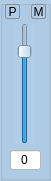
      <widget class="QGroupBox" name="groupBox_13">
       <property name="geometry">
        <rect>
         <x>230</x>
         <y>390</y>
         <width>51</width>
         <height>181</height>
        </rect>
       </property>
       <property name="styleSheet">
        <string notr="true">background-color: rgb(177, 204, 231);</string>
       </property>
       <property name="title">
        <string/>
       </property>
       <widget class="QSlider" name="gain2Slider">
        <property name="geometry">
         <rect>
          <x>15</x>
          <y>23</y>
          <width>20</width>
          <height>121</height>
         </rect>
        </property>
        <property name="minimum">
         <number>-100</number>
        </property>
        <property name="maximum">
         <number>24</number>
        </property>
        <property name="orientation">
         <enum>Qt::Vertical</enum>
        </property>
       </widget>
       <widget class="QLineEdit" name="gain2Value">
        <property name="geometry">
         <rect>
          <x>10</x>
          <y>150</y>
          <width>31</width>
          <height>20</height>
         </rect>
        </property>
        <property name="styleSheet">
         <string notr="true">background-color: rgb(255, 255, 255);</string>
        </property>
        <property name="text">
         <string>0</string>
        </property>
        <property name="alignment">
         <set>Qt::AlignCenter</set>
        </property>
       </widget>
       <widget class="QPushButton" name="gain2P">
        <property name="geometry">
         <rect>
          <x>5</x>
          <y>4</y>
          <width>15</width>
          <height>15</height>
         </rect>
        </property>
        <property name="focusPolicy">
         <enum>Qt::NoFocus</enum>
        </property>
        <property name="styleSheet">
         <string notr="true">QPushButton {
     border: 1px solid #8f8f91;
     border-radius: 2px;
     background-color: qlineargradient(x1: 0, y1: 0, x2: 0, y2: 1,
                                       stop: 0 #f6f7fa, stop: 1 #dadbde);
 }

 QPushButton:pressed {
     background-color: qlineargradient(x1: 0, y1: 0, x2: 0, y2: 1,
                                       stop: 0 #dadbde, stop: 1 #f6f7fa);
 }
QPushButton:checked{
	background-color: rgb(255, 255, 0);
}</string>
        </property>
        <property name="text">
         <string>P</string>
        </property>
        <property name="checkable">
         <bool>true</bool>
        </property>
       </widget>
       <widget class="QPushButton" name="gain2M">
        <property name="geometry">
         <rect>
          <x>31</x>
          <y>4</y>
          <width>15</width>
          <height>15</height>
         </rect>
        </property>
        <property name="focusPolicy">
         <enum>Qt::NoFocus</enum>
        </property>
        <property name="styleSheet">
         <string notr="true">QPushButton {
     border: 1px solid #8f8f91;
     border-radius: 2px;
     background-color: qlineargradient(x1: 0, y1: 0, x2: 0, y2: 1,
                                       stop: 0 #f6f7fa, stop: 1 #dadbde);
 }

 QPushButton:pressed {
     background-color: qlineargradient(x1: 0, y1: 0, x2: 0, y2: 1,
                                       stop: 0 #dadbde, stop: 1 #f6f7fa);
 }
QPushButton:checked{
	background-color: rgb(255, 0, 0);
}</string>
        </property>
        <property name="text">
         <string>M</string>
        </property>
        <property name="checkable">
         <bool>true</bool>
        </property>
       </widget>
      </widget>
